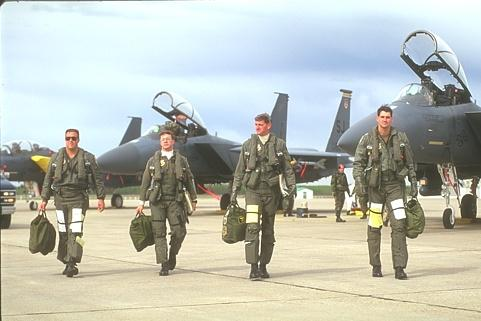
#> input picture Thresholding/01.jpg, 481 x 321 px
$ python AdaptiveThreshold.py
#> lines starting #> are read from the running program, lines starting #| are printed output that depends on the picture
import cv2 as cv
import numpy as np

def customConvolve(image, kernel, major):

    gridSize, gridSize2 = kernel.shape #Getting Dimensions Of Kernel

    rows, cols = image.shape #Getting Dimension Of Image
    work = np.zeros((rows,cols), dtype = int) #Inializinf return image
    range1 = int(gridSize/2) #Calculating Boundaries
    range2 = int(gridSize2/2)

    if(major == 0):

        for i in range(gridSize-1, rows-gridSize): #Leaving Boundary Edges
            for j in range(gridSize2-1, cols-gridSize2): #Leaving Boundary Edges
                mean = 0.0

                for k in range(i-range1, i+range1): #Applying Kernel
                    for l in range(j-range2, j+range2):
                        mean += (image[k][l] * kernel[k-i][l-j])**2 #Multiplying Pixel With Kernel & Adding

                work[i][j] += (mean)**0.5 #Taking Square Root

    if(major == 1):
        for j in range(gridSize2-1, cols-gridSize2):
            for i in range(gridSize-1, rows-gridSize):
                mean = 0.0

                for k in range(i-range1, i+range1):
                    for l in range(j-range2, j+range2):
                        mean += (image[k][l] * kernel[k-i][l-j])**2 #Multiplying Pixel With Kernel & Adding

                work[i][j] += (mean)**0.5 #Taking Square Root

    print("Done")
    return work

my_image = cv.imread("01.jpg", 0)
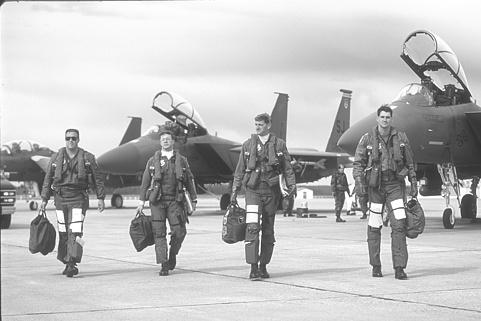
#> my_image: shape (321, 481); min 37, max 255, mean 188.7
work_image = my_image.copy()

#kernel = np.array([[-1,0,1],[-1,0,1],[-1,0,1]])
kernel = np.array([[-1,0], [0,1]])
major = 1

returnImage = customConvolve(work_image, kernel, major)
#> after the loop in customConvolve, `for j in range(gridSize2-1, cols-gridSize2):`:
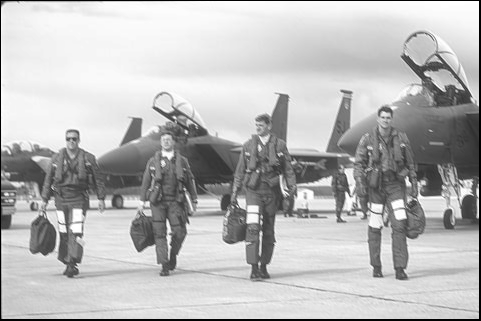
#> work: shape (321, 481) int64; min 0, max 360, mean 262.7; drawn with min black and max white

cv.imwrite("output.jpg", returnImage)
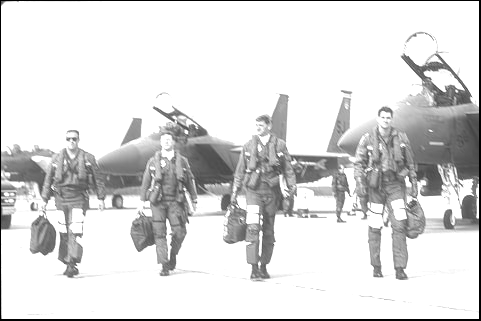
#> saved as output.jpg: shape (321, 481); min 0, max 255, mean 219.3

$ run again, with Thresholding/02.jpg copied over Thresholding/01.jpg
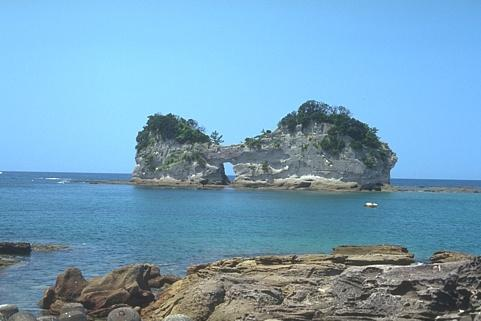
#> input picture Thresholding/02.jpg, 481 x 321 px
#> after the loop in customConvolve, `for j in range(gridSize2-1, cols-gridSize2):`:
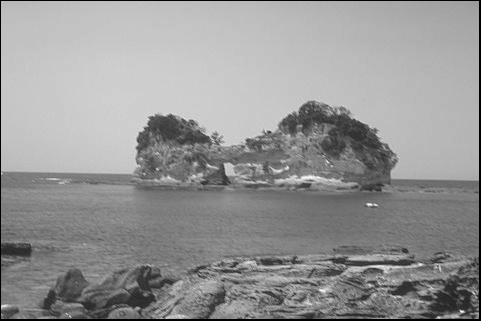
#> work: shape (321, 481) int64; min 0, max 358, mean 210.2; drawn with min black and max white
#> `cv.imwrite("output.jpg", returnImage)`:
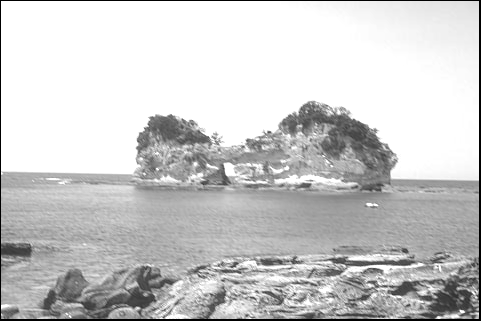
#> saved as output.jpg: shape (321, 481); min 0, max 255, mean 202.9

$ run again, with Thresholding/03.jpg copied over Thresholding/01.jpg
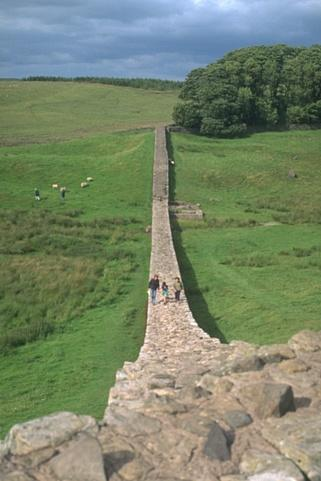
#> input picture Thresholding/03.jpg, 321 x 481 px
#> after the loop in customConvolve, `for j in range(gridSize2-1, cols-gridSize2):`:
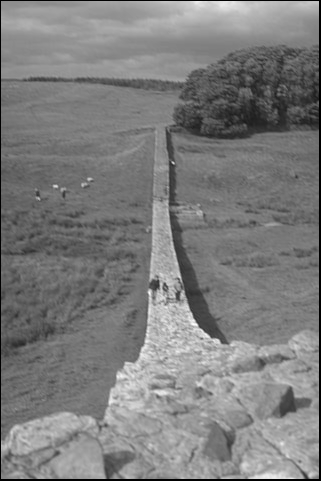
#> work: shape (481, 321) int64; min 0, max 357, mean 175.8; drawn with min black and max white
#> `cv.imwrite("output.jpg", returnImage)`:
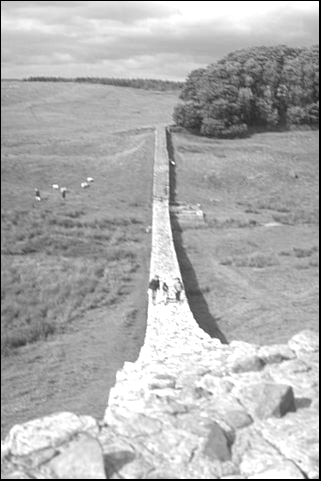
#> saved as output.jpg: shape (481, 321); min 0, max 255, mean 174.8

$ run again, with Thresholding/04.jpg copied over Thresholding/01.jpg
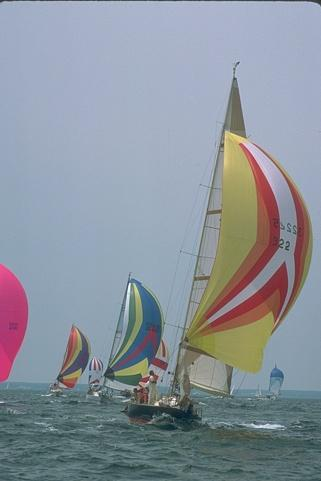
#> input picture Thresholding/04.jpg, 321 x 481 px
#> after the loop in customConvolve, `for j in range(gridSize2-1, cols-gridSize2):`:
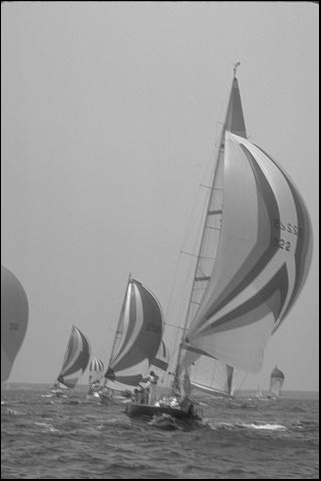
#> work: shape (481, 321) int64; min 0, max 343, mean 202.4; drawn with min black and max white
#> `cv.imwrite("output.jpg", returnImage)`:
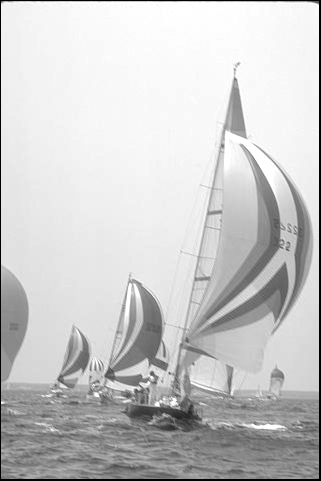
#> saved as output.jpg: shape (481, 321); min 0, max 255, mean 202.3
